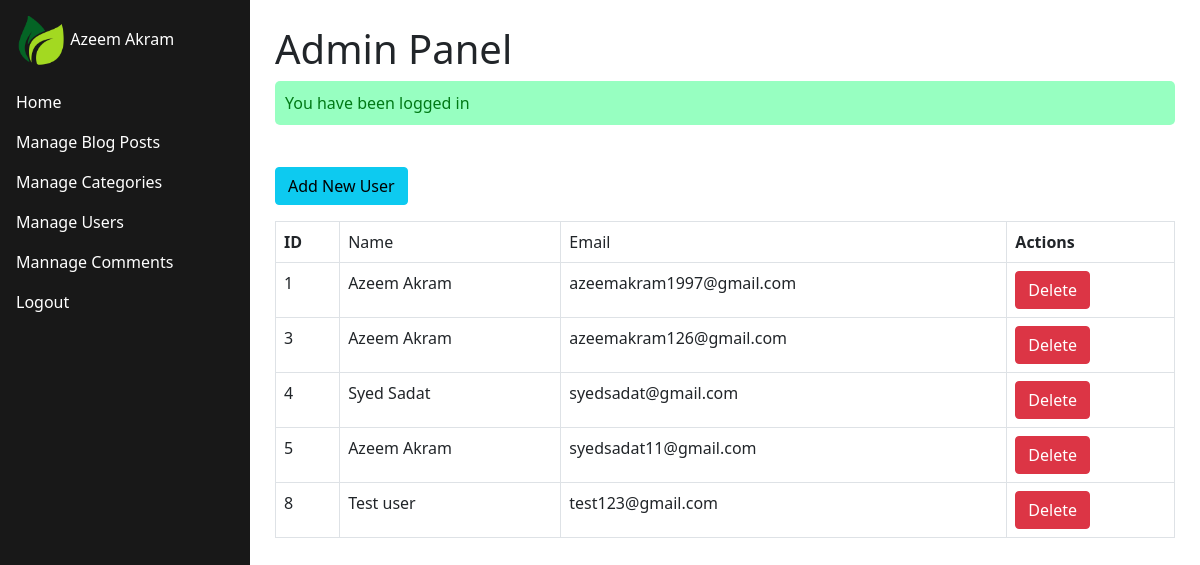
Page /admin/users.php (signed in) on the committed database.
### tables this page shows
CREATE TABLE `users` (
  `id` int(11) NOT NULL,
  `first_name` varchar(50) NOT NULL,
  `last_name` varchar(50) NOT NULL,
  `email` varchar(50) NOT NULL,
  `password` varchar(300) NOT NULL,
  `created_at` datetime NOT NULL DEFAULT current_timestamp()
);

### admin/users.php (the view, shortened to what this page needs)
<?php
include "../database.php";
$sql = "Select * from users";
$results = $conn->query($sql);
?>
<!doctype html>
<html lang="en">
<head>
  <link href="https://cdn.jsdelivr.net/npm/bootstrap@5.0.2/dist/css/bootstrap.min.css" rel="stylesheet"
>
  <link rel="stylesheet" href="/assets/css/style.css" />
</head>
<body>
  <?php include "includes/sidebar.php" ?>
  <div class="main-container">
    <h1>Admin Panel</h1>
    <?php include "../includes/messages.php" ?>
    <button class="btn btn-info my-3" data-bs-toggle="modal" data-bs-target="#addUserModel">Add New User</button>
    <div>
      <table class="table table-bordered table-stripped">
        <tr>
          <th>ID</th>
          <td>Name</td>
          <td>Email</td>
          <th>Actions</th>
        </tr>
        <?php
        if ($results) {
          while ($row = $results->fetch_assoc()) {
            ?>
            <tr>
              <td><?php echo $row['id'] ?></td>
              <td><?php echo $row['first_name'] ?>     <?php echo $row['last_name'] ?></td>
              <td><?php echo $row['email'] ?></td>
              <td>
                <button type="button" class="btn btn-danger" data-bs-toggle="modal"
                  data-bs-target="#deleteModel_<?php echo $row['id'] ?>">
                  Delete
                </button>
              </td>
            </tr>
            <?php
          }
        }
        ?>
      </table>
    </div>
  </div>
</body>
</html>

### assets/css/style.css (style rules this page uses)
.main-container { margin-left: 250px; padding: 25px; }

### rows in the picture
users: id "1", first_name "Azeem", last_name "Akram", email "azeemakram1997@gmail.com"
users: id "3", first_name "Azeem", last_name "Akram", email "azeemakram126@gmail.com"
users: id "4", first_name "Syed", last_name "Sadat", email "syedsadat@gmail.com"
users: id "5", first_name "Azeem", last_name "Akram", email "syedsadat11@gmail.com"
users: id "8", first_name "Test", last_name "user", email "test123@gmail.com"

### other values in the picture
$_SESSION['admin_first_name'] "Azeem"
$_SESSION['admin_last_name'] "Akram"
$_SESSION['success'] "You have been logged in"
